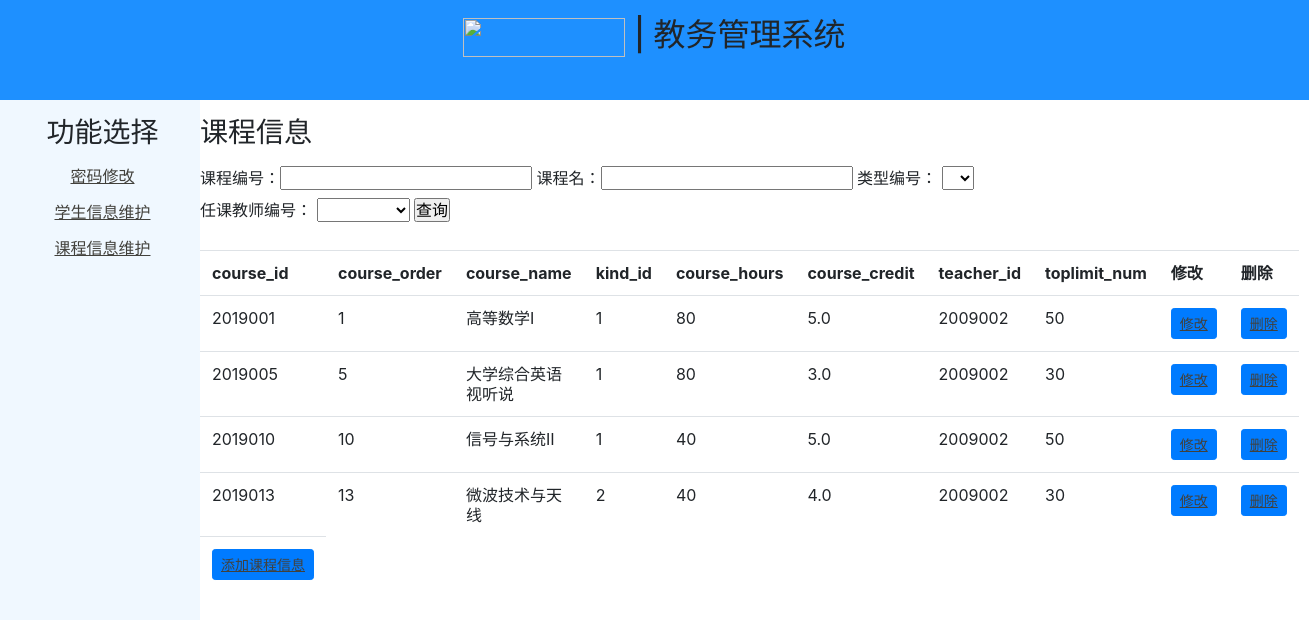
Screenshot of /mama?teacher_id=2009002 (signed in) with the database file from the repository.
### tables this page shows
CREATE TABLE course_Info(
	course_id int primary key,
	course_order int not null,
	course_name char(50) not null,
	kind_id int not null,
	course_hours int not null,
	course_credit float not null,
	teacher_id int not null,
	toplimit_num int not null,
	foreign key(kind_id) references course_kind(kind_id),
	foreign key(teacher_id) references teacher_Info(teacher_id)
	);

### admin.py (the view)
@app.route('/mama',methods=['GET'])
def index1():   #课程信息维护
    if not CheckLogin():
        return redirect(url_for('login'))
    dataid, _ = GetSql2("select distinct kind_id ,kind_id as col2  from course_Info ")
    datada, _ = GetSql2("select distinct teacher_id ,teacher_id as col2  from course_Info ")
    strWhere = []
    if "cname" in request.args:
        name = request.args["cname"]
        if name != "":
            strWhere.append("course_name like '%%%s%%'" % name)
    if "cid" in request.args:
        id = request.args["cid"]
        if id != "":
            strWhere.append("course_id = '%s'" % id)
    if "kind_id" in request.args:
        ida = request.args["kind_id"]
        if ida != "":
            strWhere.append("kind_id = '%s'" % ida)
    if "teacher_id" in request.args:
        idc = request.args["teacher_id"]
        if idc != "":
            strWhere.append("teacher_id = '%s'" % idc)
    tablename = "course_Info"
    sql = "SELECT * FROM course_Info "
    if len(strWhere) > 0:
        sql = sql + " where " + " and ".join(strWhere)
        print(sql)
    result, fields = GetSql2(sql)
    return render_template('show-t.html', datas=result, fields=fields,dataid=dataid,datada=datada)

### admin.py (called while the page is built)
def CheckLogin():
    if 'admin_name' not in session:
        return False
    else:
        return True

### dbSqlite3.py (called while the page is built)
def OpenDb():
    database = "./db/Edu_system.db"
    conn = sqlite3.connect(database)
    return conn

def GetSql(conn, sql):
    cur = conn.cursor()
    cur.execute(sql)
    fields=[]
    for field in cur.description:
        fields.append(field[0])
    result = cur.fetchall()
    cur.close()
    return result,fields

def CloseDb(conn):
    conn.close()

def GetSql2(sql):
    conn = OpenDb()
    result,fields = GetSql(conn, sql)
    CloseDb(conn)
    return result,fields

### templates/show-t.html (shortened to what this page needs)
<!DOCTYPE html>
<html lang="en">
<head>
    <link href="{{ url_for('static',filename='css/show.css') }}" rel="stylesheet"/>
    <link href="https://cdn.staticfile.org/twitter-bootstrap/4.1.0/css/bootstrap.min.css" rel="stylesheet"/>
</head>
<body>
<div id="container">
    <div id="header" align="center">
         <p><h2><img width="162px" height="38.5px" src="static/picture/logo.png" alt=""><span> | 教务管理系统</span></h2></p>
    </div>
    <div id="sidebar1" align="center">
        <p align="center">
            <h3>功能选择</h3><p><p>
            <a href="/per">密码修改</a><p>
            <a href="/">学生信息维护</a><p>
            <a href="/mama">课程信息维护</a>
    </div>
    <div id="content" class="content"><p>
	<h3>课程信息</h3><p>
        <form>
            课程编号：<input type="text" name="cid">
            课程名：<input type="text" name="cname">
            <label>类型编号：
            <select name="kind_id">
                <option value="" ></option>
                    {% for pro in dataid%}
                    <option value='{{pro[0]}}'>{{pro[0]}}</option>
                    {% endfor %}
            </select>
            </label>
            <label>任课教师编号：
                <select name="teacher_id">
                    <option value="" ></option>
                    {% for pro in datada -%}
                    <option value='{{pro[0]}}'>{{pro[0]}}</option>
                    {% endfor %}
                </select>
            </label>
            <input type="submit" value="查询">
        </form>
        <br>
        <table class="table table-hover">
            <tr>
                {% for a in fields %}
                <th>{{a}}</th>
                {% endfor %}
                <th>修改</th>
                <th>删除</th>
            </tr>
            {%for item in datas%}
            <tr>
                {%for a in item%}
                <td>{{a}}</td>
                {% endfor %}
                <td><a class="btn btn-primary btn-sm" href="update-t?id={{item[0]}}">修改</a></td>
                <td><a class="btn btn-primary btn-sm" href="del-t/{{item[0]}}">删除</a></td>
            </tr>
            {% endfor %}
            <tr>
                 <td><a class="btn btn-primary btn-sm" href="/add-t">添加课程信息</a></td>
            </tr>
        </table>
    </div>
</div>
</body>
</html>

### static/css/show.css (style rules this page uses)
* { margin: 0; padding: 0; }
a:link { color: #42413C; text-decoration: underline; }
#container { margin: 0px auto; width: 100%; background-color: #FFF; position: relative; }
#header { background-color:#1E90FF; float: left; height: 100px; width:100%; }
#sidebar1,#content { padding-bottom:9999px; margin-bottom:-9995px; }
#sidebar1 { width:200px; float:left; background-color:#F0F8FF; line-height:20px; padding-left:5px; }
#content { width:800px; float:left; line-height:20px; }

### rows the page displays
course_Info: course_id "2019001", item "1" "1" "80" "50", course_name "高等数学Ⅰ", course_credit "5.0", teacher "2009002"
course_Info: course_id "2019005", item "5" "1" "80" "30", course_name "大学综合英语视听说", course_credit "3.0", teacher "2009002"
course_Info: course_id "2019010", item "10" "1" "40" "50", course_name "信号与系统Ⅱ", course_credit "5.0", teacher "2009002"
course_Info: course_id "2019013", item "13" "2" "40" "30", course_name "微波技术与天线", course_credit "4.0", teacher "2009002"

### other values shown
{{ a }} "course_id" "course_order" "course_name" "kind_id" "course_hours" "course_credit" "teacher_id" "toplimit_num"
